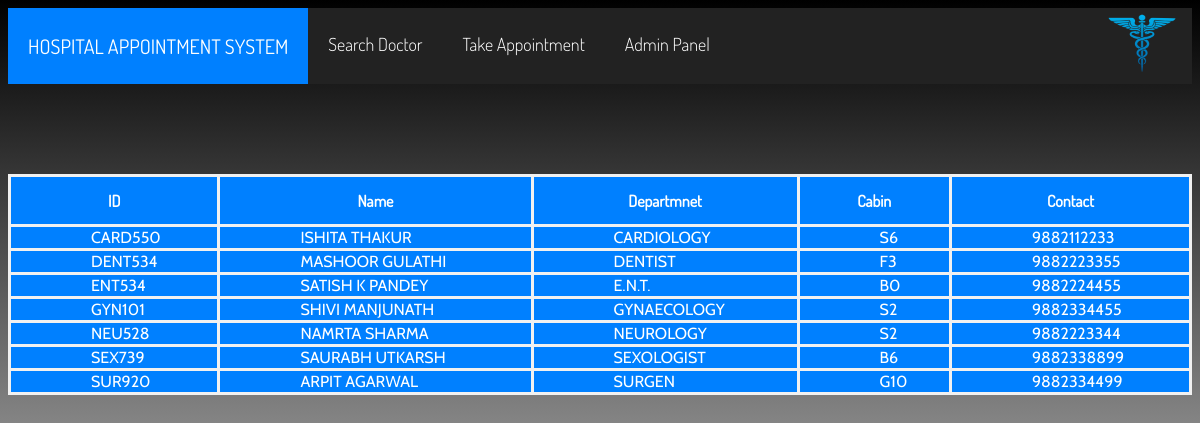
/php/doctorList.php, run on the app's committed database.
### tables this page shows
CREATE TABLE `doctor` (
  `d_id` varchar(10) NOT NULL,
  `name` varchar(50) NOT NULL,
  `dept` varchar(50) NOT NULL,
  `cabin` varchar(10) NOT NULL,
  `contact` varchar(20) NOT NULL,
  PRIMARY KEY (`d_id`)
);

### php/doctorList.php (the view, shortened to what this page needs)
<html>
<head>
	<link rel="stylesheet" type="text/css" href="../css/form.css">
	<link rel="stylesheet" type="text/css" href="../css/design.css">
</head>
<body>
	<div class="head">
		<ul>
			<li><a class="icon" href="../index.php">HOSPITAL APPOINTMENT SYSTEM</a></li>
			<li><a class="SearchDoctor" href="../php/doctorList.php">Search Doctor</a></li>
			<li><a class="TakeAppointment" href="../views/takeAppointment.html">Take Appointment</a></li>
			<li><a class="TakeAppointment" href="../php/adminPanel.php">Admin Panel</a></li>
			<li style="float:right; margin-right:15px; padding-top:5px;" ><img src="../images/medicallogo.png" height="60px" width="70px"></li>
		</ul>
	</div>
	<?php
	include '../php/connectionFile.php';
		$sql2 = "SELECT * FROM doctor";
		$result = $conn->query($sql2);
		if ($result->num_rows > 0) {
		    ?>
		<center><table style="border: 3px solid #f1f1f1;">
			<tr><th>ID</th><th>Name</th><th>Departmnet</th><th>Cabin</th><th>Contact</th></tr>
	<?php
		while($row = $result->fetch_assoc()) {
	?>
			<tr><td><?php echo $row["d_id"]."" ?></td><td><?php echo $row["name"]."" ?></td><td><?php echo $row["dept"]."" ?></td>
			<td><?php echo $row["cabin"]."" ?></td><td><?php echo $row["contact"]."" ?></td></tr>
	<?php
		}
	?>
		</table></center>
	<?php
		} else {
		    echo "0 results table is empty";
		}
	?>
</body>
</html>

### css/form.css (style rules this page uses)
body { height: 100%; background: linear-gradient(black,white); }

### css/design.css (style rules this page uses)
ul { list-style-type: none; margin: 0; padding: 0; overflow: hidden; background-color: #222222; margin-bottom: -10px; }
li { float: left; font-family: myFirstFont; }
li:last-child { border-right: none; }
li a { display: block; color: white; text-align: center; padding: 25px 20px; text-decoration: none; transition: background-color 0.8s; }
.icon { background-color: #0080FF; font-size: 20px; font-family: myFirstFont3; }
.SearchDoctor { font-size: 18px; }
.TakeAppointment { font-size: 18px; }

### php/doctorList.php (style rules this page uses)
table { border-collapse: collapse; width: 100%; margin-top: 100px; background-color: #0080FF; }
th { height: 50px; border: 3px solid #f1f1f1; color: white; font-family: myfirst; }
td { padding-left: 80px; color: white; border: 3px solid #f1f1f1; font-family: myfirst1; }

### data on the page
doctor: d_id "CARD550", name "ISHITA THAKUR", dept "CARDIOLOGY", cabin "S6", contact "9882112233"
doctor: d_id "DENT534", name "MASHOOR GULATHI", dept "DENTIST", cabin "F3", contact "9882223355"
doctor: d_id "ENT534", name "SATISH K PANDEY", dept "E.N.T.", cabin "B0", contact "9882224455"
doctor: d_id "GYN101", name "SHIVI MANJUNATH", dept "GYNAECOLOGY", cabin "S2", contact "9882334455"
doctor: d_id "NEU528", name "NAMRTA SHARMA", dept "NEUROLOGY", cabin "S2", contact "9882223344"
doctor: d_id "SEX739", name "SAURABH UTKARSH", dept "SEXOLOGIST", cabin "B6", contact "9882338899"
doctor: d_id "SUR920", name "ARPIT AGARWAL", dept "SURGEN", cabin "G10", contact "9882334499"
